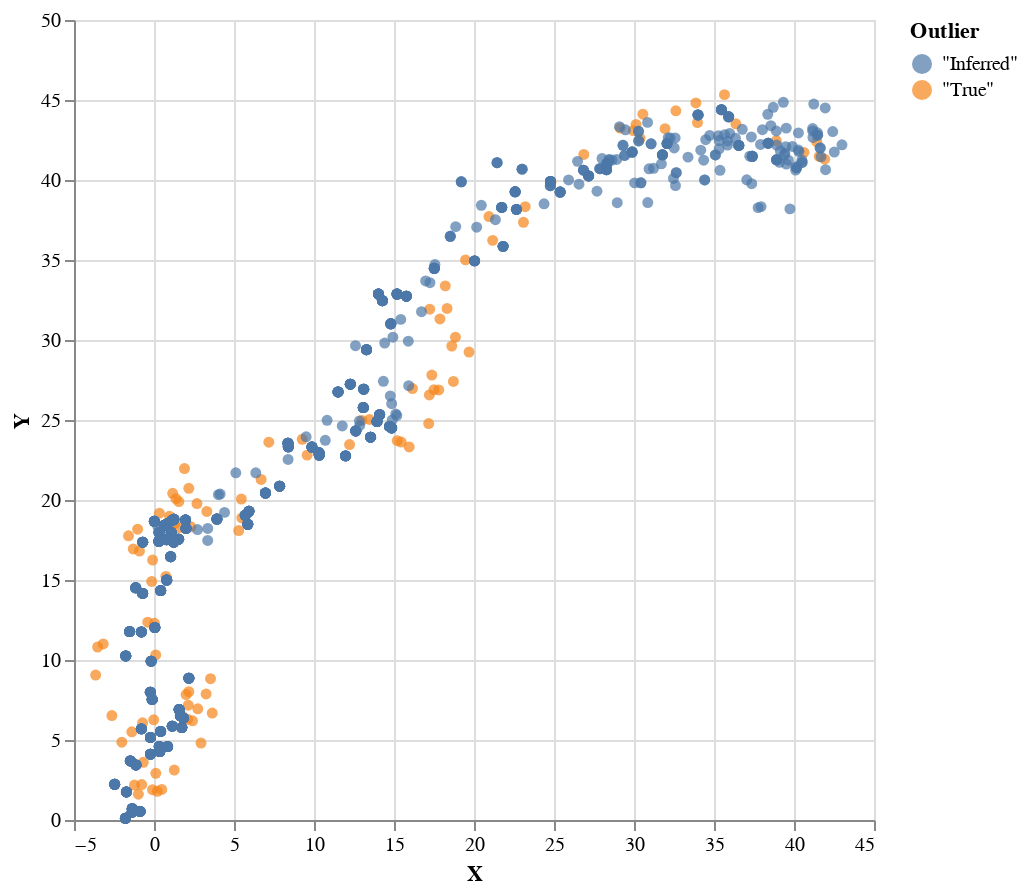

Source (notebook cell):
### Code cell
inferredVectors = fst =<< particles


plot 
    (zip 
        (fmap (\v -> (v V.! 0, v V.! 1)) $ trueVectors <> inferredVectors) 
        (replicate 100 (T.pack "True") <> replicate 1000 (T.pack "Inferred")))

### Figure 1 — Vega-Lite specification as saved in the notebook (floating-point values rounded to 4 significant figures; data arrays with more than 128 entries replaced by an {"elided": "..."} marker saying what was removed)
{"$schema": "https://vega.github.io/schema/vega-lite/v4.json", "data": {"values": {"elided": "1100 records"}}, "encoding": {"color": {"field": "Outlier"}, "x": {"field": "X", "type": "quantitative"}, "y": {"field": "Y", "type": "quantitative"}}, "height": 400, "mark": "circle", "width": 400}
